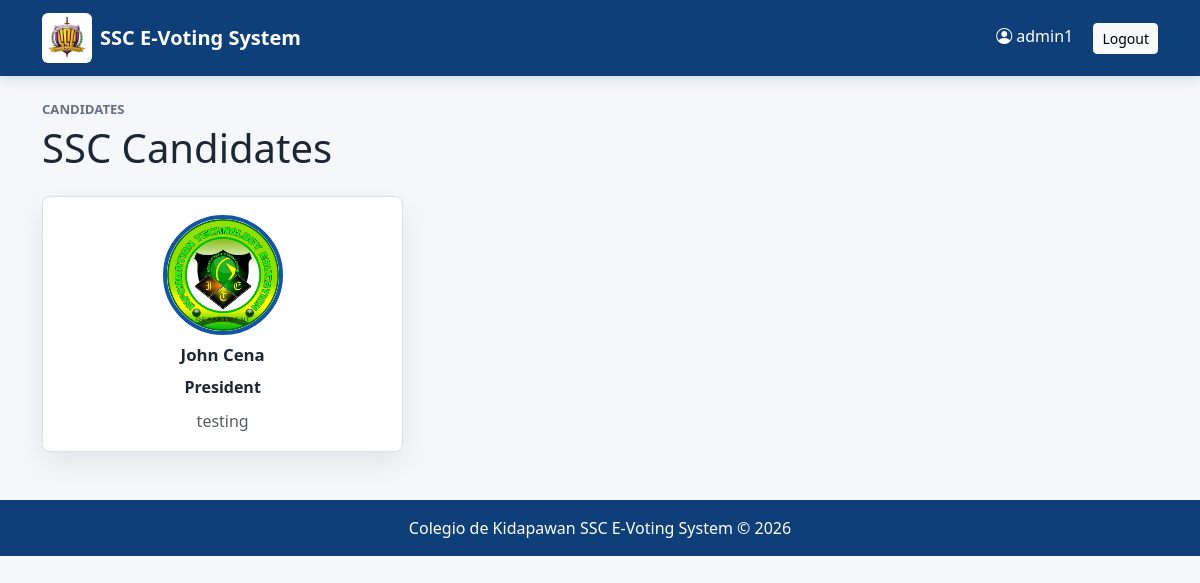
The app's page /candidates/ (signed in) with its own data.
### accounts/models.py (models this page shows, shortened)
class CustomUser(AbstractUser):
    ROLE_CHOICES = (
        ('ADMIN', 'Admin'),
        ('VOTER', 'Voter'),
    )
    role = models.CharField(max_length=10, choices=ROLE_CHOICES)
    student_id = models.CharField(max_length=50, unique=True, null=True, blank=True)
    course = models.CharField(max_length=100, null=True, blank=True)
    year_level = models.CharField(max_length=20, null=True, blank=True)
    is_approved = models.BooleanField(default=False)

### candidates/models.py (models this page shows, shortened)
class Candidate(models.Model):
    position = models.ForeignKey(Position, on_delete=models.CASCADE)
    fullname = models.CharField(max_length=200)
    photo = models.ImageField(upload_to='candidates/')
    platform = models.TextField()

class Position(models.Model):
    election = models.ForeignKey(Election, on_delete=models.CASCADE)
    name = models.CharField(max_length=100)

### candidates/views.py (the view)
# urls.py: path('candidates/', views.candidate_list, name='candidate_list'),
def candidate_list(request):
    candidates = Candidate.objects.all()
    return render(request, 'candidates/candidate_list.html', {
        'candidates': candidates
    })

### templates/candidates/candidate_list.html
{% extends 'base.html' %}
{% block content %}
<div class="section-kicker">Candidates</div>
<h1 class="mb-4">SSC Candidates</h1>
<div class="candidate-grid">
    {% for candidate in candidates %}
        <article class="candidate-result">
            <img src="{{ candidate.photo.url }}"
                 class="candidate-img"
                 alt="{{ candidate.fullname }}">
            <h2>{{ candidate.fullname }}</h2>
            <strong>{{ candidate.position.name }}</strong>
            <p class="text-muted mb-0">{{ candidate.platform }}</p>
        </article>
    {% empty %}
        <div class="empty-state">No candidates available yet.</div>
    {% endfor %}
</div>
{% endblock %}

### templates/base.html (shortened to what this page needs)
{% load static %}
<!DOCTYPE html>
<html lang="en">
<head>
    <link href="https://cdn.jsdelivr.net/npm/bootstrap@5.3.3/dist/css/bootstrap.min.css"
          rel="stylesheet">
    <link rel="stylesheet"
          href="https://cdn.jsdelivr.net/npm/bootstrap-icons@1.11.3/font/bootstrap-icons.min.css">
    <link rel="stylesheet"
          href="{% static 'css/app.css' %}">
</head>
<body>
<nav class="navbar navbar-expand-lg">
    <div class="container">
        <a class="navbar-brand d-flex align-items-center"
           href="{% url 'home' %}">
            <img src="{% static 'images/ssc-logo-new.png' %}"
                 width="50"
                 height="50"
                 class="brand-logo me-2"
                 alt="SSC logo">
            SSC E-Voting System
        </a>
        {% if user.is_authenticated %}
            <div class="user-menu">
                <span class="text-white me-3">
                    <i class="bi bi-person-circle"></i>
                    {{ user.username }}
                </span>
                <a href="{% url 'logout' %}"
                   class="btn btn-light btn-sm">
                    Logout
                </a>
            </div>
        {% endif %}
    </div>
</nav>
<main class="{% block main_class %}container main-shell{% endblock %}">
    {% block content %}
    {% endblock %}
</main>
<div class="footer">
    Colegio de Kidapawan SSC E-Voting System &copy; 2026
</div>
</body>
</html>

### static/css/app.css (style rules this page uses)
:root { --page-bg: #f5f7fa; --surface: #ffffff; --surface-muted: #eef2f7; --border: #d9e0ea; --ink: #1d2633; --muted: #667085; --brand: #1255a4; --brand-dark: #0f3f78; --ssc-purple: #4a176f; --ssc-gold: #f2bd2e; --ssc-green: #2f7d32; --success: #16794c; --warning: #b7791f; --danger: #b42318; --shadow: 0 12px 30px rgba(16, 24, 40, 0.08); }
body { min-height: 100vh; background: var(--page-bg); color: var(--ink); }
.navbar .container { display: flex; flex-wrap: wrap; gap: 12px; align-items: center; justify-content: space-between; }
.navbar { background: var(--brand-dark); box-shadow: 0 2px 12px rgba(15, 63, 120, 0.18); }
.navbar-brand { min-width: 0; color: #ffffff !important; font-weight: 700; letter-spacing: 0; white-space: normal; }
.brand-logo { border-radius: 6px; object-fit: cover; background: #ffffff; }
.main-shell { margin-top: 24px; }
.footer { margin-top: 48px; padding: 16px; background: var(--brand-dark); color: #ffffff; text-align: center; }
.section-kicker { margin-bottom: 4px; color: var(--muted); font-size: 0.82rem; font-weight: 700; text-transform: uppercase; letter-spacing: 0; }
.candidate-img { width: 120px; height: 120px; object-fit: cover; border: 4px solid var(--brand); border-radius: 50%; }
.candidate-grid { display: grid; grid-template-columns: repeat(3, minmax(0, 1fr)); gap: 16px; }
.candidate-choice-body, .candidate-result { display: flex; min-height: 100%; flex-direction: column; align-items: center; gap: 10px; padding: 18px; border: 1px solid var(--border); border-radius: 8px; background: var(--surface); text-align: center; box-shadow: var(--shadow); transition: border-color 0.2s ease, box-shadow 0.2s ease, transform 0.2s ease; }
.candidate-name, .candidate-result h2, .candidate-result h3 { margin: 0; font-size: 1.05rem; font-weight: 800; }

### records on screen
CustomUser: username "admin1"
Candidate: photo (picture), fullname "John Cena", position.name "President", platform "testing"
